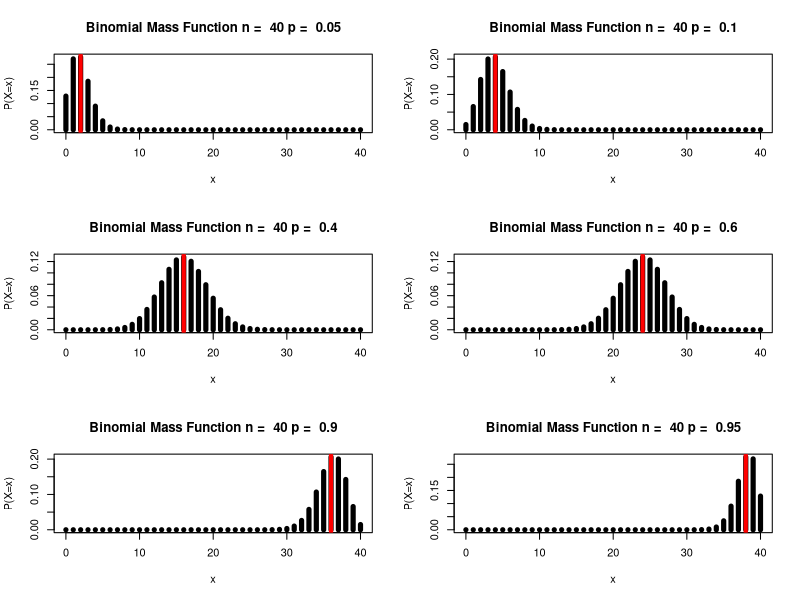
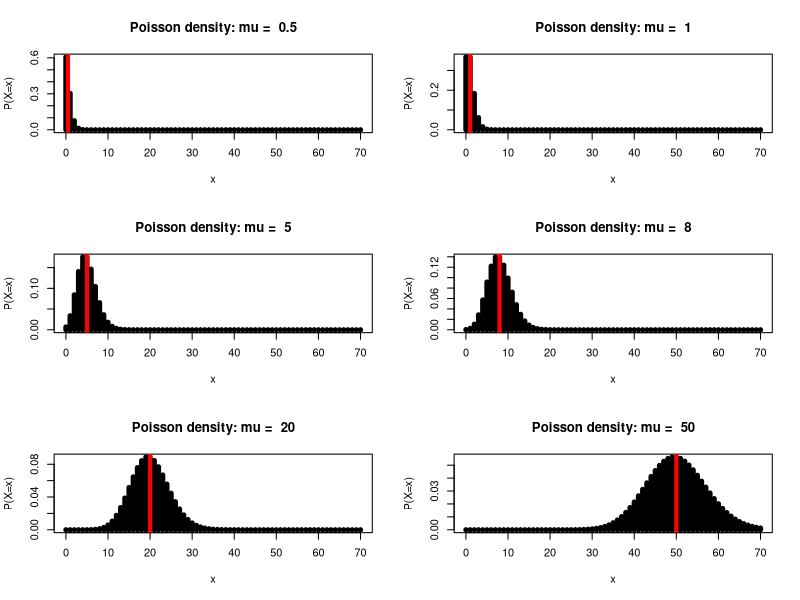
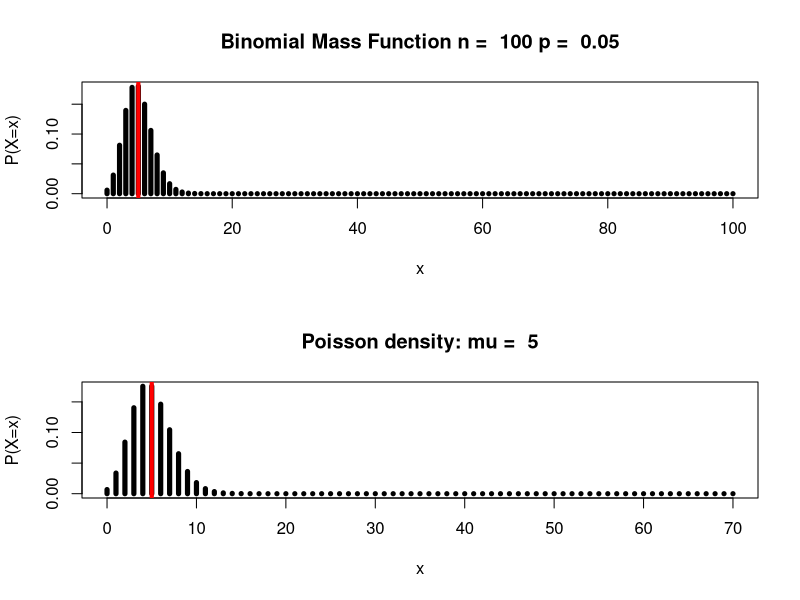
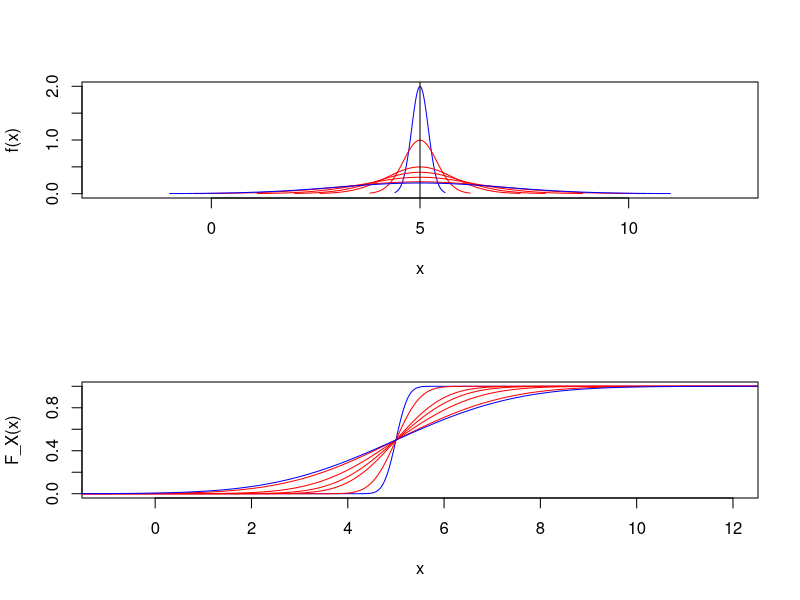
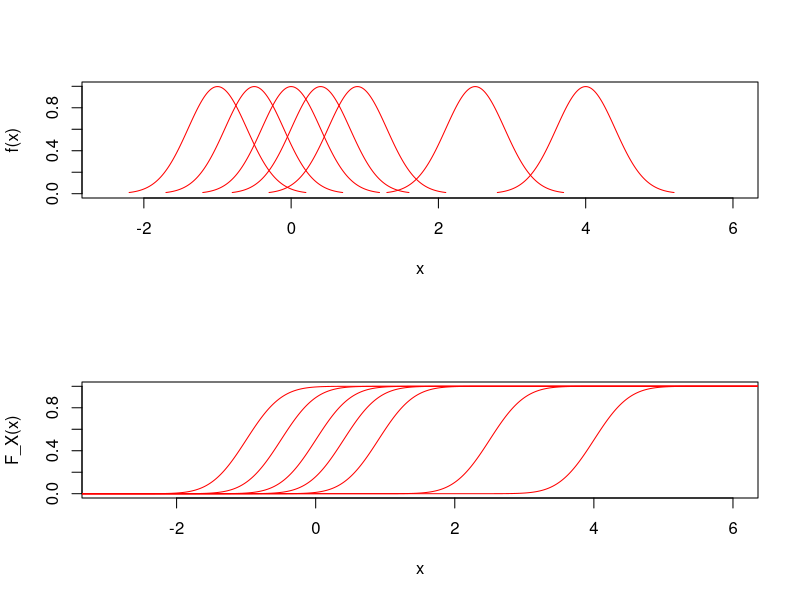
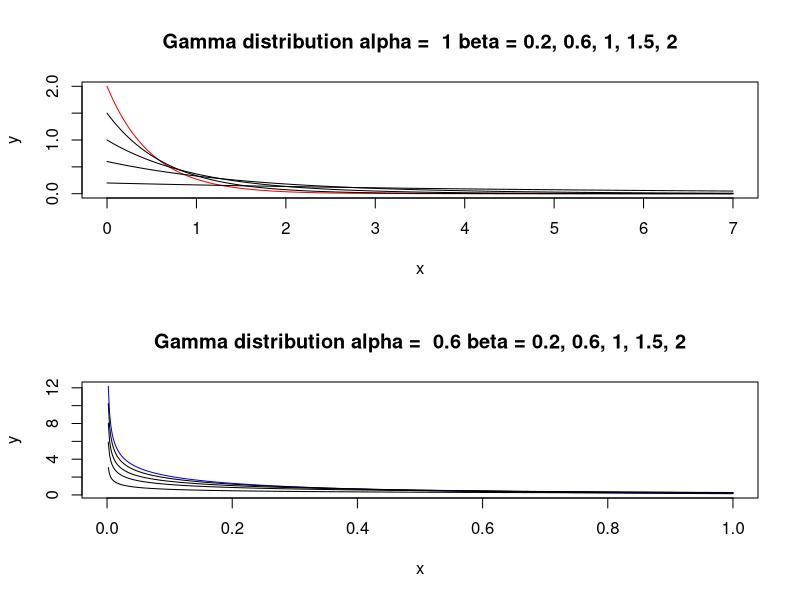
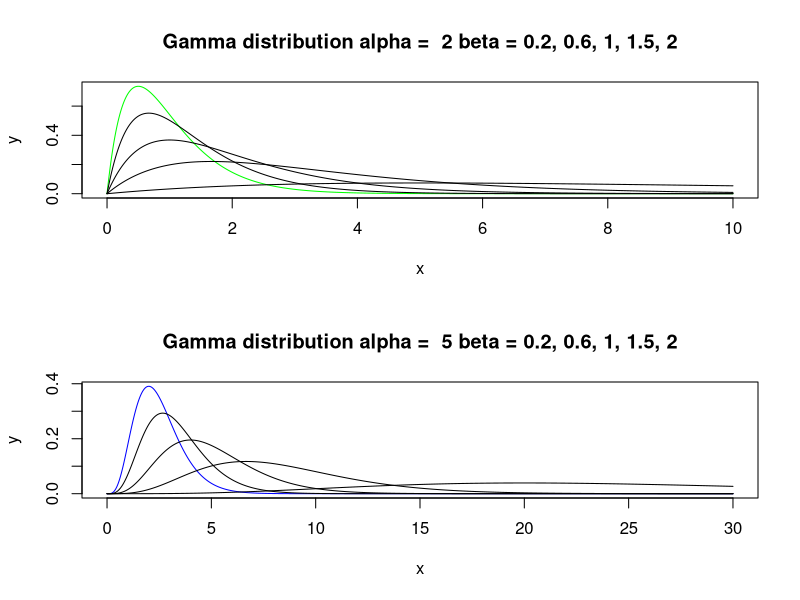
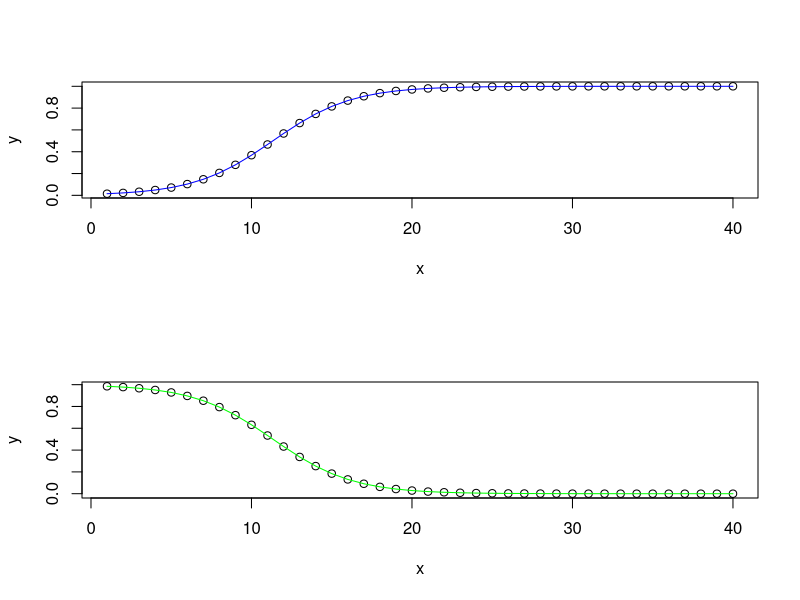

Generate these figures, in order, with R:
## ---- chunk 1
plot_binom <- function(n,p){
  x <- 0:n
  bin <- dbinom(x, size = n, prob = p)
  mu_X <- n*p #mean of binomial distribution
  plot(x, bin, type = "h", lwd = 5,
       main = paste("Binomial Mass Function", "n = ", n, "p = ",  p),
       xlab = "x", ylab = "P(X=x)")
  abline(v = mu_X, col = 'red', lwd = 4)
}
## ---- chunk 2
par(mfrow=c(3,2))
plot_binom(40, 0.05)
plot_binom(40, 0.1)
plot_binom(40, 0.4)
plot_binom(40, 0.6)
plot_binom(40, 0.9)
plot_binom(40, 0.95)
## ---- chunk 3
n <- 70 
plot_pois <- function(mu){
  x <- 0:n
  pois <- dpois(x, lambda = mu)
  mu_X <- mu
  plot(x, pois, type = "h", lwd = 5,
       main = paste("Poisson density: mu = ", mu),
       xlab = "x", ylab = "P(X=x)")
  abline(v = mu_X, col = 'red', lwd = 4)
}
## ---- chunk 4
par(mfrow=c(3,2))
plot_pois(.5)
plot_pois(1)
plot_pois(5)
plot_pois(8)
plot_pois(20)
plot_pois(50)
## ---- chunk 5
par(mfrow = c(2,1))
plot_binom(100, 0.05)
plot_pois(5)
## ---- chunk 6
sd <- c(0.2, 0.4, 0.8, 1, 1.3, 1.8, 2)
mu <- 5
for(sigma in sd){
  x <- mu + seq(-3, 3, length.out = 1000)*sigma
  y <- dnorm(x, mean = mu, sd = sigma)
  
  if (sigma == .2){
    plot(x, y,
         type = "l",
         col = "blue",
         xlim = c(-2.5, 12.5),
         ylim = c(0, 2),
         xlab="x", ylab="f(x)"
         )
  } else {
    if(sigma == 2){
      lines(x, y, col = "blue")
    } else {
      lines(x, y, col = "red")
    }
  }
}
abline(v = 5, col = "black")
## ---- chunk 7
for(sigma in sd){
  x <- x <- seq(-7, 17, length.out = 10000)
  y <- pnorm(x, mean = mu, sd = sigma)
  
  if (sigma == .2){
    plot(x, y,
         type = "l",
         col = "blue",
         xlim = c(-1, 12),
         ylim = c(0, 1),
         xlab="x", ylab="F_X(x)"
         )
  } else {
    if(sigma == 2){
      lines(x, y, col = "blue")
    } else {
      lines(x, y, col = "red")
    }
  }
}
## ---- chunk 8
x <- seq(-2.5, 5.5, length.out = 1000)
mus <- c(-1, -0.5, 0, 0.4, 0.9, 2.5, 4)
sigma = .4

for(mu in mus){
  x <- mu + seq(-3, 3, length.out = 1000)*sigma
  y <- dnorm(x, mean = mu, sd = sigma)
  
  if (mu == -1){
    plot(x, y,
         type = "l",
         col = "red",
         xlim = c(-2.5, 6),
         ylim = c(0, 1),
         xlab="x", ylab="f(x)"
         )
  } else {
    lines(x, y, col = "red")
  }
}
## ---- chunk 9
for(mu in mus){
  x <- seq(-7, 17, length.out = 10000)
  y <- pnorm(x, mean = mu, sd = sigma)
  
  if (mu == -1){
    plot(x, y,
         type = "l",
         col = "red",
         xlim = c(-3, 6),
         ylim = c(0, 1),
         xlab="x", ylab="F_X(x)"
         )
  } else {
    lines(x, y, col = "red")
  }
}
## ---- chunk 10

beta <- c(2,.2, 0.6, 1, 1.5)


  for (b in beta){
alpha = 1
x <- seq(0, 7, length.out = 5000)

  y <- dgamma(x,alpha,b)
  if(b == 2){
  plot(x,y,type = "l",main = paste("Gamma distribution", "alpha = ", alpha, "beta = 0.2, 0.6, 1, 1.5, 2"),col = "red")
  }else{
    
    lines(x,y)
  }


}

  

## ---- chunk 11

beta <- c(2,.2, 0.6, 1, 1.5)


  for (b in beta){
alpha = .6
x <- seq(0, 1, length.out = 500)

  y <- dgamma(x,alpha,b)
  if(b == 2){
  plot(x,y,type = "l",main = paste("Gamma distribution", "alpha = ", alpha, "beta = 0.2, 0.6, 1, 1.5, 2"),col = "blue")
  }else{
    lines(x,y)
  }
  
    
}


## ---- chunk 12

beta <- c(2,.2, 0.6, 1, 1.5)


  for (b in beta){
alpha = 2
x <- seq(0, 10, length.out = 2000)
 y <- dgamma(x,alpha,b)
if(b == 2){
  plot(x,y,type = "l",main = paste("Gamma distribution", "alpha = ", alpha, "beta = 0.2, 0.6, 1, 1.5, 2"), col = "green")
} else{
  lines(x,y)
}

}


## ---- chunk 13

beta <- c(2,.2, 0.6, 1, 1.5)


  for (b in beta){
alpha = 5
x <- seq(0, 30, length.out = 2000)

  y <- dgamma(x,alpha,b)
  if(b == 2){
  plot(x,y,type = "l",main = paste("Gamma distribution", "alpha = ", alpha, "beta = 0.2, 0.6, 1, 1.5, 2"),col = "blue")
  } else{
    
    lines(x,y)
  }

}



## ---- chunk 14
bayes <- function(p, q){
  return(p*q/(p*q+(1-p)*(1-q)))
}

## ---- chunk 15
p <- 0.6
q <- 0.01
q_vals <- c()
for(i in 1:40){
  q <- bayes(p, q)
  q_vals <- c(q_vals, q)
}


## ---- chunk 16

x<- 1:40
y <- q_vals
plot(x,y)
lines(x, q_vals, col = "blue")




## ---- chunk 17

p <- 0.4
q <- 0.99
q_vals2 <- c()
for(i in 1:40){
  q <- bayes(p, q)
  q_vals2 <- c(q_vals2, q)
}


x<- 1:40
y <- q_vals2
plot(x,y)
lines(x, q_vals2, col = "green")




## ---- chunk 18

acceptable_threshold <- 0.9 
p <- 0.6
q <- 0.01
counter <- 0

while(q < acceptable_threshold){
  
  q<- bayes(p,q)
  counter <- counter + 1
  
}

counter #displays amount needed
## ---- chunk 19
p_1 <- .6
p_2 <- .45
q <- .01
q_vals3 <- c()

for(i in 1:90){
  
  if(i%%2 == 0){
    q<-bayes(p_2,q)
  }else{
    q<-bayes(p_1,q)
    
  }
 q_vals3 <- c(q_vals3,q) 
}




## ---- chunk 20


x <- 1:90
y <- q_vals3


plot(x,y, xlab = "number of witnesses", ylab = "probability value")
lines(x,y, type = "l", col = "red")




## ---- chunk 21

p_1 <- .6
p_2 <- .45
q <- .01
counter = 0

while(q<.9){
  
  if(counter%%2 == 0){
    q<-bayes(p_1,q)
  }else{
    q<-bayes(p_2,q)
    
  }
  counter = counter+1
  }


counter






## ---- chunk 22



q <- .01
p <- c(0.6,0.8,0.45,0.3)
q_vals4 <- c()

for(i in 1:100){
  probValue <- sample(p, size = 1, replace = TRUE)
  q <- bayes(probValue,q)
  
  q_vals4 <- c(q_vals4,q)
    }











## ---- chunk 23


x <- 1:100
y <- q_vals4


plot(x,y, xlab = "number of witnesses", ylab = "probability value")
lines(x,y, type = "l", col = "red")




## ---- chunk 24

Bayes4 <- function(){
q <- .01
p <- c(0.6,0.8,0.45,0.3)
counter = 0

while(q<.9){
  probValue <- sample(p, size = 1, replace = TRUE)
  q <- bayes(probValue,q)
  
  counter = counter+1
    }



return(counter)
}


Bayes4Result <- 0
for(i in 1:5000){
  Bayes4Result = Bayes4Result + Bayes4()
}

Bayes4Result = Bayes4Result/5000

print(Bayes4Result)





## ---- chunk 25
a <- 2.1
b <- 1

q <- .01

q_vals5 = c()

for(i in 1:100){
  p_0 <- rbeta(1, shape1 = a, shape2 = b)
  q <- bayes(p_0,q)
  
  q_vals5 <- c(q_vals5, q)
    }







## ---- chunk 26


x <- 1:100
y <- q_vals5


plot(x,y, xlab = "number of witnesses", ylab = "probability value")
lines(x,y, type = "l", col = "red")




## ---- chunk 27
ExperimentBayes <- function(){
a <- 2.1
b <- 1

q <- .01

counter = 0

while(q < .9){
  
  p_1 <- rbeta(1, shape1 = a, shape2 = b)
  q <- bayes(p_1,q)
  

  counter = counter+1
    }

return(counter)
}



sum = 0
for (i in 1:20000){
  
  sum = sum + ExperimentBayes()
  
}
sum = sum/20000
print(sum)





#our answer is on average 23 witnesses needed for alpha = 2.1, beta = 1



